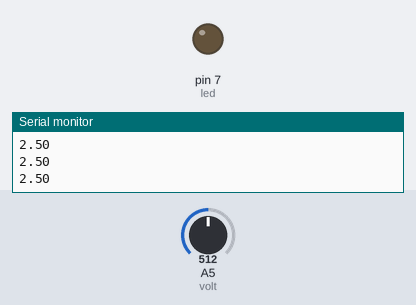
Bench run of a sketch on a simulated Arduino Uno, built with avr-gcc and run on an emulated ATmega328P. On the bench: output pins drawn as LEDs (lit = HIGH), the last lines printed to the serial monitor. Inputs (shaded band) come from the test bench; at power-on: A5 (volt) = 512.

Above: at 1.2 s.
1.3 s: A5 (volt) set to 114
2.8 s: A5 (volt) set to 94
At 3.9 s:
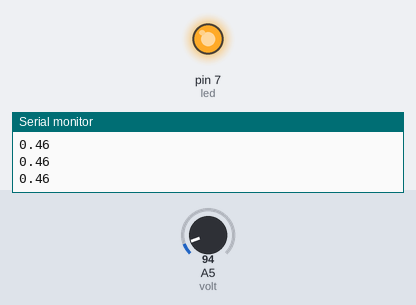
4.3 s: A5 (volt) set to 122
At 5.3 s:
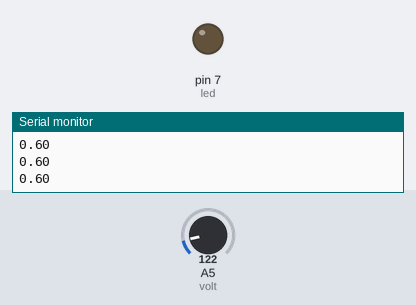
5.9 s: A5 (volt) set to 0
At 6.6 s:
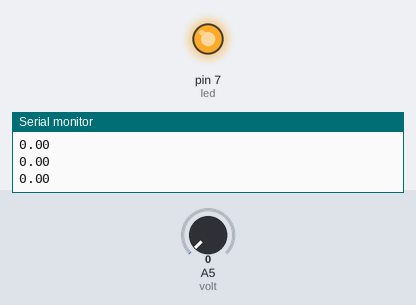
Timing chart, 0 to 8.5 s (numbered marks = the images above; inputs shaded):
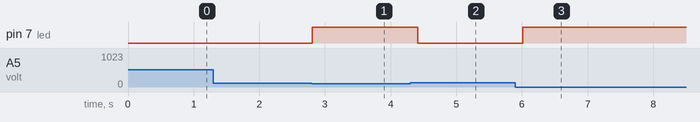

Measured:
- the behaviour switches between 103 and 102 on A5 (volt) (found by bisection; images 0 and 1)
- after the input at 2.8 s, pin 7 (led): LOW → HIGH at once
- after the input at 4.3 s, pin 7 (led): HIGH → LOW after 0.11 s
- after the input at 5.9 s, pin 7 (led): LOW → HIGH after 0.12 s

The sketch:

LDR.ino
```cpp
int volt = A5;
int led = 7;
float val;
void setup() {
  // put your setup code here, to run once:
  pinMode(volt, INPUT);
  pinMode(led, OUTPUT);
  Serial.begin(9600);
}

void loop() {
  // put your main code here, to run repeatedly:
  val = analogRead(volt);
  val = val * (5/1023.);
  Serial.println(val);
  if(val<=0.5){
    digitalWrite(led, HIGH);
  }
  else{
    digitalWrite(led, LOW);
  }
  delay(200);
}
```
